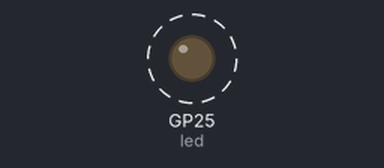
Bench run of a program on a simulated Raspberry Pi Pico running MicroPython. Shown: output pins drawn as LEDs (lit = HIGH). Dashed ring = blinking. WiFi joins after 1.5 s; the clock reads 2024-03-15 10:24:30 at power-on unless the program sets it; what the program prints to the serial console is not drawn. At 2.7 s the program stops and its outputs stay as they are.

Above: at 1.1 s.
Timing chart, 0 to 4.0 s (numbered marks = the images above):
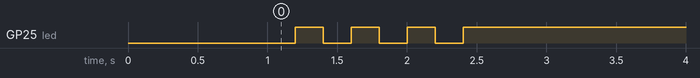

Measured:
- by itself, GP25 (led): alternates HIGH for 0.20 s and LOW for 0.20 s, 7 changes in all, then stays HIGH

The program:

connect_wifi.py
```python
#############################################
# Provide your Wifi connection details here #
#############################################

WIFI_SSID = "My Wireless Network Name"
WIFI_PASSWORD = "password_goes_here"

#############################################

import network
from time import sleep
from machine import Pin
import ntptime

sleep(1) # Without this, the USB handshake seems to break this script and then fail sometimes.

led = Pin("LED", Pin.OUT, value=1)

wlan = None
while not wlan or wlan.status() != 3:
    wlan = network.WLAN(network.STA_IF)
    wlan.active(True)
    wlan.connect(WIFI_SSID, WIFI_PASSWORD)

    # Blink LED slowly until the Wifi is connected.

    while True:
        print(wlan)
        led.toggle()
        sleep(0.2)
        if wlan.status() in [-1, -2, 3]:
            break

# Set the RTC to the current time
for i in range(10):
    try:
        print("Setting system time...")
        ntptime.settime()
        print(f"System time set to {ntptime.time()}")
        break
    except Exception as e:
        print(f"Failed to set system time: {e}")
        sleep(1)

# Solid LED means we're connected and ready to go
led.on()
print(wlan)
```
